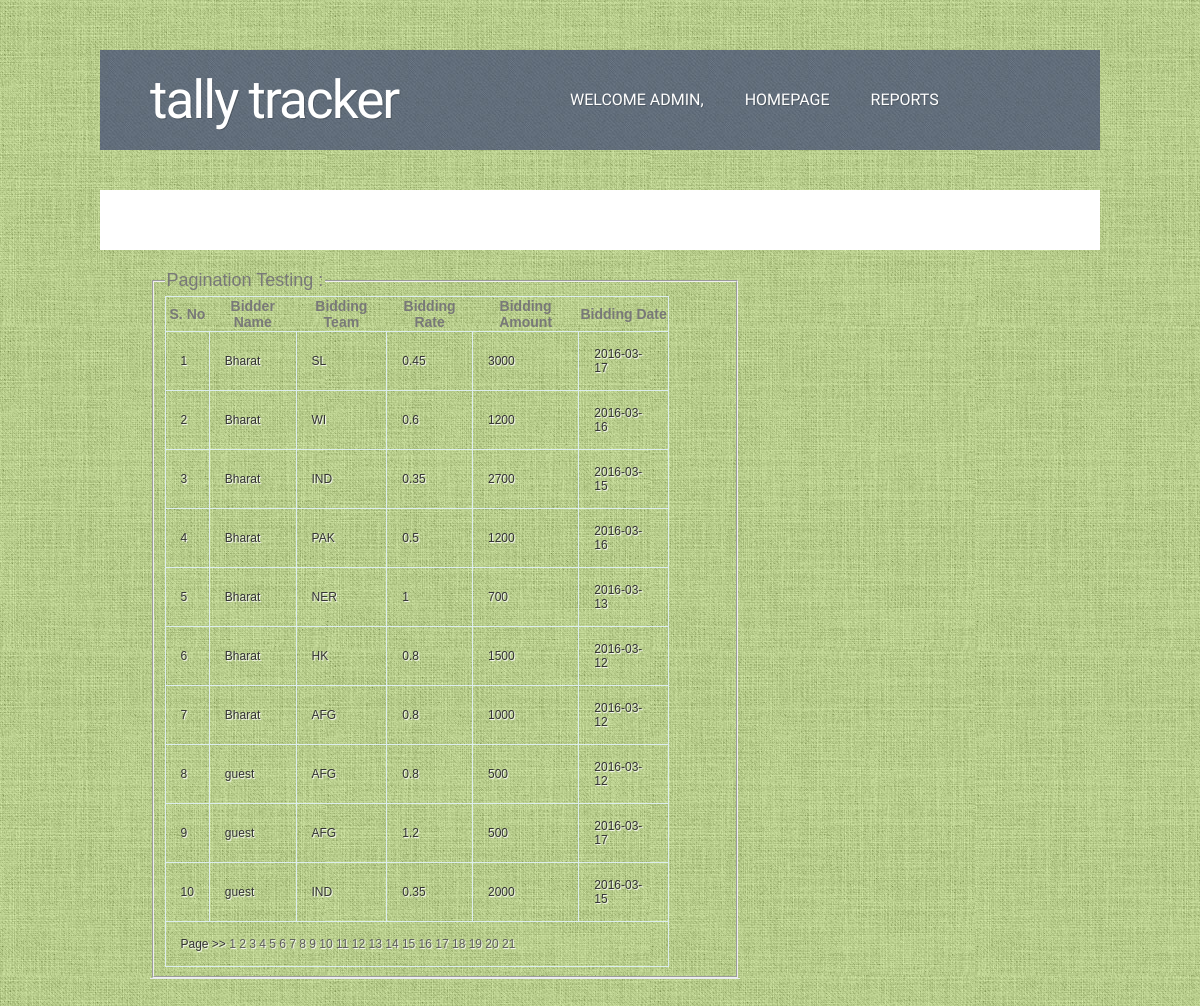
The page /pageMul.php (signed in) on the database its author committed.
### tables this page shows
CREATE TABLE IF NOT EXISTS `tally_transaction_details` (
  `tally_transc_id` int(2) NOT NULL AUTO_INCREMENT,
  `tally_match_details_id_fk` int(2) NOT NULL,
  `tally_bidder_name` int(10) NOT NULL,
  `tally_team_name` varchar(100) NOT NULL,
  `tally_rate` double NOT NULL,
  `tally_amt` double NOT NULL,
  `tally_date_of_match` date DEFAULT NULL,
  `tally_transc_flag` int(2) DEFAULT '0',
  `tally_match_result` varchar(5) NOT NULL DEFAULT '0',
  PRIMARY KEY (`tally_transc_id`),
  KEY `fk_tally_transc_id` (`tally_match_details_id_fk`),
  KEY `FK_tally_transc_bidder` (`tally_bidder_name`)
);

CREATE TABLE IF NOT EXISTS `tally_bidders` (
  `bidder_id` int(50) NOT NULL AUTO_INCREMENT,
  `bidder_name` varchar(100) NOT NULL,
  `bidder_login_name` varchar(50) NOT NULL,
  `bidder_email_id` varchar(100) NOT NULL,
  `bidder_password` varchar(100) NOT NULL,
  `bidder_type` varchar(10) NOT NULL,
  PRIMARY KEY (`bidder_id`),
  UNIQUE KEY `unique_index_bidders` (`bidder_login_name`,`bidder_email_id`),
  KEY `bidder_login_name` (`bidder_login_name`)
);

### blogic.php (called while the page is built, shortened)
<?php
class blogic
{
    function fetch_values($qr)
    {
        $link = mysqli_connect(SERVER,USER,PASSWORD);
    $res = mysqli_query($link,$qr);
    if(mysqli_num_rows($res)>0)
    {
        return $res;
    }
    else
    {
        return false;
    }
    }
}
?>

### pageMul.php (the view, shortened to what this page needs)
<?php
include('blogic.php');
$ob = new blogic();
if(isset($_SESSION['admin']))
{
	include ('sudo_header.php');
if (isset($_GET["page"])) { $page  = $_GET["page"]; } else { $page=1; };
$start_from = ($page-1) * 10;
    $queryPagination="SELECT  `tally_team_name` ,  `tally_rate` ,  `tally_amt` ,  `tally_date_of_match` , bidder_name
                      FROM  `tally_transaction_details` , tally_bidders WHERE  `tally_bidder_name` = bidder_id LIMIT $start_from, 10";
    $resultPagiation = $ob-> fetch_values($queryPagination);
?>
<fieldset>
<legend>Pagination Testing :</legend>
<table class="match-details">
<tr><th>S. No</th><th id="td-header">Bidder Name</th><th>Bidding Team</th><th>Bidding Rate</th><th>Bidding Amount</th><th>Bidding Date</th></tr>
<?php
if (isset($_GET["sid"]))
{
    $sno=$_GET["sid"];
}
else{
    $sno=0;
}
while($row = mysql_fetch_array($resultPagiation))
{
    $sno++;
    $biddersName = $row['bidder_name'];
    $BiddersTeanName= $row['tally_team_name'];
    $BiddingRate= $row['tally_rate'];
    $BiddingAmount= $row['tally_amt'];
    $tally_date= $row['tally_date_of_match'];
?>
<tr><td><?php echo $sno; ?></td><td><?php echo $biddersName; ?> </td><td><?php echo $BiddersTeanName; ?></td><td><?php echo $BiddingRate; ?></td><td><?php echo $BiddingAmount; ?></td>
<td><?php echo $tally_date; ?> </td></tr>
<?php
}
	$queryCount="SELECT count(tally_transc_id) FROM tally_transaction_details";
	$resultCount = $ob-> fetch_values($queryCount);
$row = mysql_fetch_row($resultCount);
$total_records = $row[0];
$total_pages = ceil($total_records / 10);
 ?>
<tr><td colspan=6>Page >>
<?php
for ($i=1; $i<=$total_pages; $i++)
{
?>
			<a style="text-decoration: none; text-align: right;" href="pageMul.php?page=<?php echo $i;?>&sid=<?php echo $sno;?> "><?php echo " $i "; ?></a>
<?php
};
?>
</td></tr>
</table>
</fieldset>
<?php
}
?>

### style.css (style rules this page uses)
body { margin: 0; padding: 0; background: #C5DA99 url(images/img01.jpg) repeat; font-family: Arial, Helvetica, sans-serif; font-size: 14px; color: #787878; }
a { text-decoration: none; color: #5E5E5E; }

### css/new_style.css (style rules this page uses)
td { padding-bottom: 20px; }
tr { height: 10px; }
legend { font-family: Monotype Corsiva,arial,sans-serif; font-size:20px; }

### css/table.css (style rules this page uses)
.match-details { width : 90%; border: solid 1px #DDEEEE; border-collapse: collapse; border-spacing: 5px; padding: 10px; padding-left: 20px; font-family: Monotype Corsiva,arial,sans-serif; }
.match-details td { border: solid 1px #DDEEEE; color: #333; padding: 15px; font: normal 12px arial, sans-serif; text-shadow: 1px 1px 1px #fff; }
legend { font-family: Monotype Corsiva,arial,sans-serif; font-size:18px; }

### rows shown on the page
tally_transaction_details: tally_bidders.bidder_name "Bharat", tally_team_name "SL", tally_rate "0.45", tally_amt "3000", tally_date_of_match "2016-03-17"
tally_transaction_details: tally_bidders.bidder_name "Bharat", tally_team_name "WI", tally_rate "0.6", tally_amt "1200", tally_date_of_match "2016-03-16"
tally_transaction_details: tally_bidders.bidder_name "Bharat", tally_team_name "IND", tally_rate "0.35", tally_amt "2700", tally_date_of_match "2016-03-15"
tally_transaction_details: tally_bidders.bidder_name "Bharat", tally_team_name "PAK", tally_rate "0.5", tally_amt "1200", tally_date_of_match "2016-03-16"
tally_transaction_details: tally_bidders.bidder_name "Bharat", tally_team_name "NER", tally_rate "1", tally_amt "700", tally_date_of_match "2016-03-13"
tally_transaction_details: tally_bidders.bidder_name "Bharat", tally_team_name "HK", tally_rate "0.8", tally_amt "1500", tally_date_of_match "2016-03-12"
tally_transaction_details: tally_bidders.bidder_name "Bharat", tally_team_name "AFG", tally_rate "0.8", tally_amt "1000", tally_date_of_match "2016-03-12"
tally_transaction_details: tally_bidders.bidder_name "guest", tally_team_name "AFG", tally_rate "0.8", tally_amt "500", tally_date_of_match "2016-03-12"
tally_transaction_details: tally_bidders.bidder_name "guest", tally_team_name "AFG", tally_rate "1.2", tally_amt "500", tally_date_of_match "2016-03-17"
tally_transaction_details: tally_bidders.bidder_name "guest", tally_team_name "IND", tally_rate "0.35", tally_amt "2000", tally_date_of_match "2016-03-15"

### other values the page prints
$_SESSION['admin'] "ADMIN"
